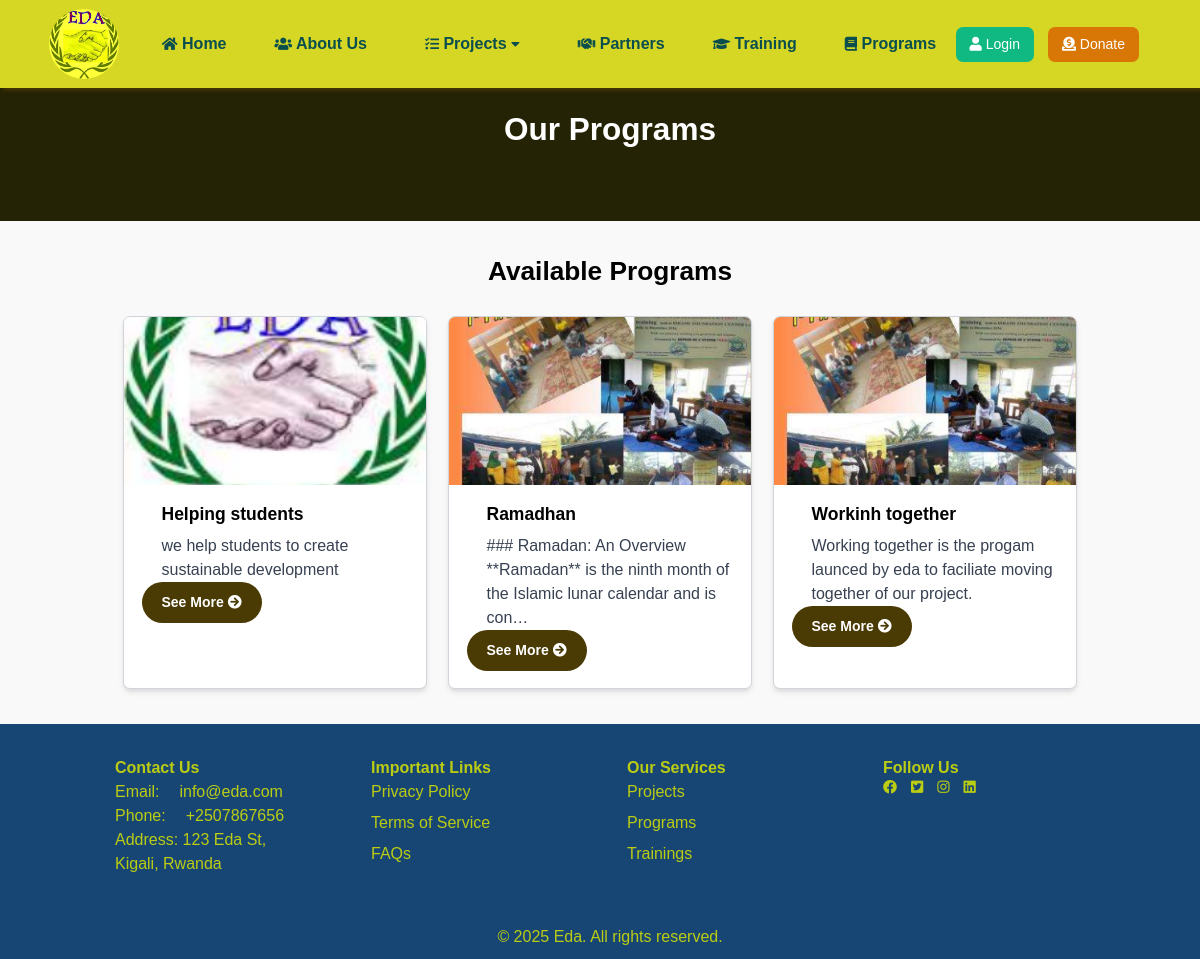
Screenshot of /programs/ with the database file from the repository.
### eda/models.py (models this page shows, shortened)
class Programs(models.Model):
    name = models.CharField(max_length=200)
    description = models.TextField()
    image = models.ImageField(upload_to='images/', null=True, blank=True)
    created_at = models.DateTimeField(auto_now_add=True)
    updated_at = models.DateTimeField(auto_now=True)

### eda/views.py (the view)
# urls.py: path('programs/', programs_view, name='programs'),  # List all programs
def programs_view(request):
    programs = Programs.objects.all()  # Fetch all programs
    return render(request, 'programs.html', {
        'programs': programs,
    })

### templates/programs.html (shortened to what this page needs)
﻿{% extends 'base.html' %}
{% block content %}
<section class="hero-section block h-10 py-10 items-center justify-center text-center bg-yellow-900 text-white">
    <h1 class="text-4xl font-bold">Our Programs</h1>
</section>
<main class="container mx-auto py-10">
    <h2 class="text-3xl font-semibold text-center mb-8">Available Programs</h2>
    <div class="grid grid-cols-1 sm:grid-cols-2 md:grid-cols-3 gap-6 px-10">
        {% for program in programs %}
        <div class="bg-white shadow-md rounded-lg overflow-hidden transition-transform hover:shadow-lg border border-gray-300">
            <img src="{{ program.image.url }}" alt="{{ program.name }}" class="w-full h-48 object-cover">
            <div class="p-5">
                <h3 class="text-xl font-semibold">{{ program.name }}</h3>
                <p class="mt-2 text-gray-700">{{ program.description|truncatechars:100 }}</p>
                <a href="{% url 'program_detail' program.id %}" class="button-primary">See More <i class="fas fa-arrow-circle-right"></i></a>
            </div>
        </div>
        {% empty %}
        <p class="text-gray-700 text-center">No programs available at the moment.</p>
        {% endfor %}
    </div>
</main>
{% endblock %}

### templates/base.html (style rules this page uses)
:root { --primary-color: rgb(74, 58, 4); --accent-color: rgba(250, 233, 9, 0.91); --background-color: rgb(248, 248, 248); --dark-background: rgba(47, 79, 78, 0.04); }
* { box-sizing: border-box; font-family: arial, sans-serif; font-size: 14px; }
body { padding: 0; margin: 0; font-family: 'Open Sans', sans-serif; background-color: #F9F9F9; }
footer a ,p, h1, h2, h3, h4, h5, h6 { font-size: 16px; margin-left: 20px; }

### templates/programs.html (style rules this page uses)
.button-primary { display: inline-block; background-color: #4a3a04; color: white; padding: 10px 20px; border-radius: 25px; text-align: center; font-weight: bold; transition: background-color 0.3s, transform 0.2s; }
.hero-section { height: 18vh; background-color: rgb(37, 35, 5); }

### rows the page displays
Programs: image (picture), name "Helping students", description "we help students to create sustainable development"
Programs: image (picture), name "Ramadhan", description "### Ramadan: An Overview **Ramadan** is the ninth month of the Islamic lunar calendar and is con…"
Programs: image (picture), name "Workinh together", description "Working together is the progam launced by eda to faciliate moving together of our project."
